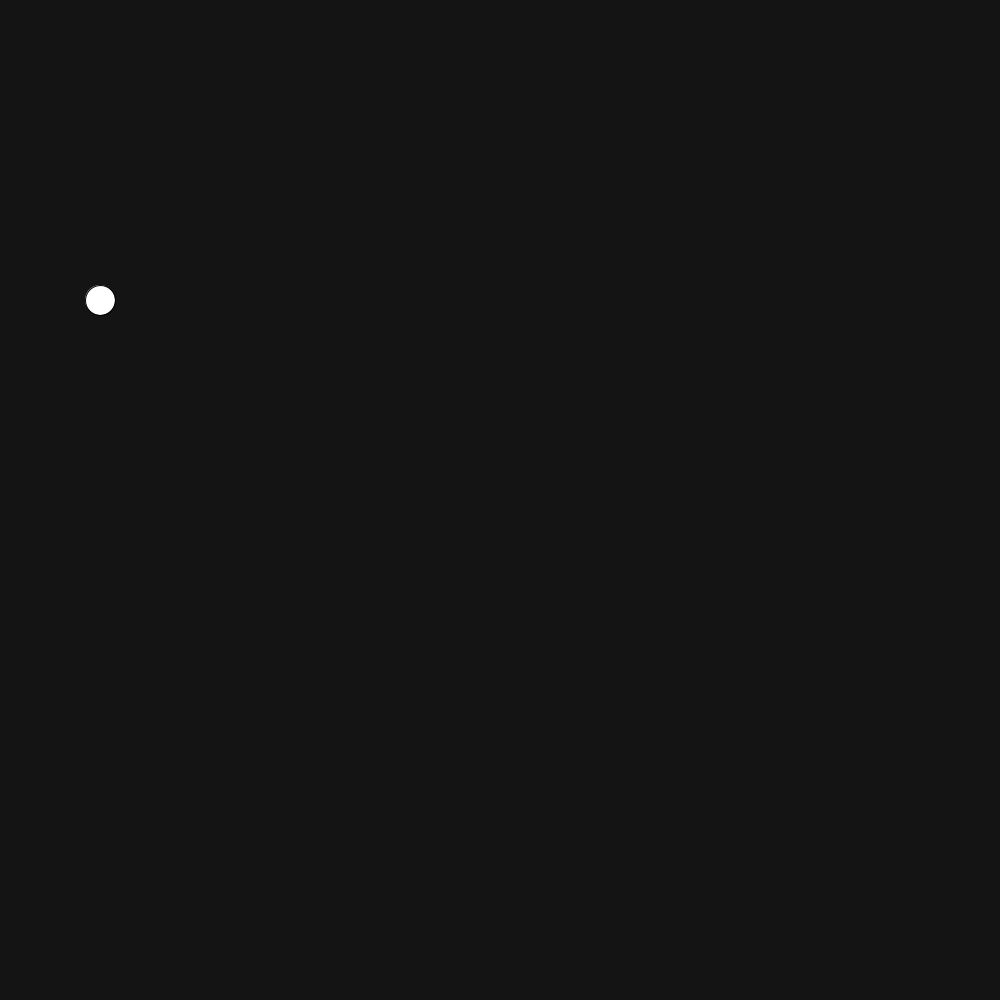
Frame 1 (no input)
Frame 60 (the mouse pressed at the canvas centre just before this capture): blank canvas, image omitted
Frame 120 (the mouse held since frame 60 and released just before this capture): blank canvas, image omitted

The Processing sketch that drew this single still picture (run headless with seeded random() and noise(); from frame 60 on, the mouse is pressed at the canvas centre):

// Processing sketch: processing_20089
// ── processing_20089.pde

float x;
float y;
float directionX;
float directionY;

void setup(){
  size(1000,1000);
  smooth();
  frameRate(1000);
  x = 100;
  directionX = 3.1;
  y = 300;
  directionY = 3.1;
}

void draw(){
  background(20);
  ellipse(x,y,30,30);
  x += directionX;
  y += directionY;
  if (x > width){
    directionX = -4.001 * directionX;
  }
  if (y > height){
    directionY = -4.001 * directionY;
  }
  if (x < 0){
    directionX = 10.2;
  }
  if (y < 0){
    directionY = 7.4;
  }
  println (x);
  println (y);
}
void mouseMoved() {
int Red = round(random(0,100));
int Green = round(random(0,100));
int Blue = round(random(0,100));
background(Red,Green,Blue);
println(Red + ", " + Green + ", " + Blue);
}
